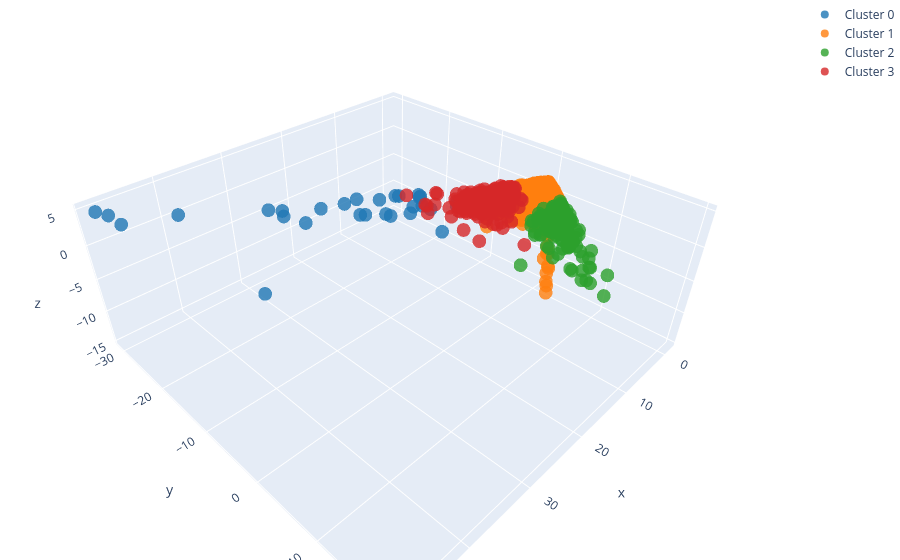

Notebook code cell kept with this figure:
### Markdown cell above
### BIRCH Clustering

### Code cell
# BIRCH clustering
N_CLUSTERS_BIRCH = 4
THRESHOLD = 0.5  # Maximum radius of subcluster
BRANCHING_FACTOR = 50  # Maximum number of CF subclusters in each node

df_birch = birch_fit_and_plot_per_cluster(N_CLUSTERS_BIRCH, X_final, user_events_df, 
                                          threshold=THRESHOLD, branching_factor=BRANCHING_FACTOR)

### Figure 1 — Plotly figure (JSON) as saved in the notebook; plotly's stock layout.template omitted (floating-point values rounded to 4 significant figures; data arrays with more than 128 entries replaced by an {"elided": "..."} marker saying what was removed)
{"data": [{"marker": {"color": "#1f77b4", "opacity": 0.8, "size": 8}, "mode": "markers", "name": "Cluster 0", "type": "scatter3d", "x": [17.35, 15.53, 32.99, 20.06, 15.39, 47.73, 14.94, 17.08, 48.55, 10.8, 20.07, 47.06, 27.59, 28.26, 28.55, 39.37, 44.0, 15.08, 24.8, 23.4, 19.2, 18.82, 18.92, 22.57, 15.68, 13.48, 15.04, 19.25, 17.32], "y": [-8.545, -10.77, -10.46, -18.86, -9.317, -25.29, -3.394, -11.41, -30.03, -6.707, -10.75, -30.46, -26.05, -21.76, -21.14, -28.44, -3.125, -9.772, -10.4, -19.8, -1.985, -11.19, -13.12, -13.48, -8.897, -9.017, -9.098, -15.56, -11.81], "z": [1.797, -0.7757, 5.096, -0.7574, 2.098, 4.847, 2.932, 2.145, 4.913, 0.6736, 0.9347, 3.66, -1.593, 0.2605, -0.2059, 1.437, 4.733, 2.172, 2.861, -0.556, 1.666, -0.03368, 1.642, 2.975, 2.504, -0.2947, 0.814, -1.462, 2.101]}, {"marker": {"color": "#ff7f0e", "opacity": 0.8, "size": 8}, "mode": "markers", "name": "Cluster 1", "type": "scatter3d", "x": {"elided": "29406 float values"}, "y": {"elided": "29406 float values"}, "z": {"elided": "29406 float values"}}, {"marker": {"color": "#2ca02c", "opacity": 0.8, "size": 8}, "mode": "markers", "name": "Cluster 2", "type": "scatter3d", "x": {"elided": "368 float values"}, "y": {"elided": "368 float values"}, "z": {"elided": "368 float values"}}, {"marker": {"color": "#d62728", "opacity": 0.8, "size": 8}, "mode": "markers", "name": "Cluster 3", "type": "scatter3d", "x": {"elided": "197 float values"}, "y": {"elided": "197 float values"}, "z": {"elided": "197 float values"}}], "layout": {"margin": {"b": 0, "l": 0, "r": 0, "t": 0}, "title": {"text": "Interactive 3D Plot of BIRCH Clusters"}}}
